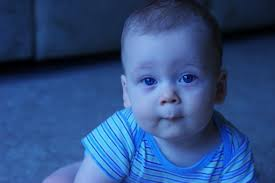
#> input picture lesson_2/homework/child.jpeg, 275 x 183 px
$ jupyter execute --allow-errors Homework.ipynb
#> lines starting #> are read from the running program, lines starting #| are printed output that depends on the picture
# HOMEWORK 2
For this homework you will have to complete and implement the colour balancing for:
* Gray world algorithm
* Scale-by-max algorithm

You are free to use your own images. Experiment with more images and think about the effect each of the algorithms has on the resulting (balanced) image.

### Colour Balancing
In this notebook we will show different type of colour balancing making use of von Kries' hypothesis.

[cell 1]
import cv2
import numpy as np
from matplotlib import pyplot as plt
plt.rcParams['figure.figsize'] = [15, 5]

[cell 2]
img = cv2.imread('../data/sea.jpg')
#> (the rest of this cell did not finish here and is left out)

### White patch
In white patch algorithm we choose a group of pixels we know they should be white. We then scale the resulting image colour channels by this white patch.

[cell 3]
# Define white patch and the coefficients
row, col = 485, 864
#> (the rest of this cell did not finish here and is left out)

### Gray world
This algorithm assumes that a scene, on average, is gray.

[cell 4]
# Load your image
img = cv2.imread('child.jpeg')
#> img is the input picture: shape (183, 275, 3); mean B, G, R 131.8, 78.8, 46.9
img = cv2.cvtColor(img, cv2.COLOR_BGR2RGB)

# Compute the mean values for all three colour channels (red, green, blue)
mean_r = np.mean(img[..., 0])
#> mean_r = 46.91
mean_g = np.mean(img[..., 1])
#> mean_g = 78.79
mean_b = np.mean(img[..., 2])
#> mean_b = 131.8

# Compute the coefficients kr, kg, kb
# Note: there are 3 coefficients to compute but we only have 2 equations.
# Therefore, you have to make an assumption, fix the value of one of the
# coefficients and compute the remining two
# Hint: You can fix the coefficient of the brightest colour channel to 1.
kr = mean_g / mean_r
#> kr = 1.68
kg = 1
kb = mean_g / mean_b
#> kb = 0.598

# Apply color balancing and generate the balanced image
balanced = img.astype(np.float32).copy()
balanced[..., 0] *= kr
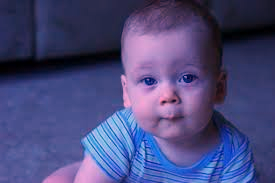
#> balanced: shape (183, 275, 3) float32; mean R, G, B 78.8, 78.8, 131.8; drawn with min black and max white
balanced[..., 1] *= kg
balanced[..., 2] *= kb
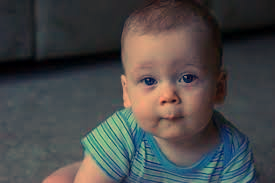
#> balanced: shape (183, 275, 3) float32; mean R, G, B 78.8, 78.8, 78.8; drawn with min black and max white

balanced = np.clip(balanced / balanced.max(), 0, 1)
# Show the original and the balanced image side by side
plt.subplot(121), plt.imshow(img)
plt.subplot(122), plt.imshow(balanced)
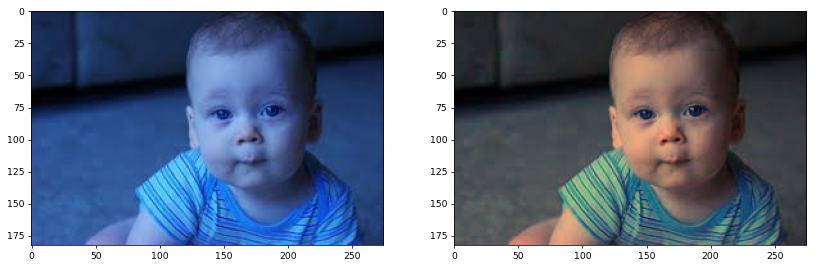
#> figure drawn by matplotlib, 2 panels

### Scale-by-max
This is a straightforward algorithm that scales each colour channel by its maximum value. Note that it is sensitive to noise and saturations.

[cell 5]
# Load your image
img = cv2.imread('child.jpeg')
img = cv2.cvtColor(img, cv2.COLOR_BGR2RGB)

# Compute the maximum values for all three colour channels (red, green, blue)
max_r = np.max(img[..., 0])
#> max_r = 162
max_g = np.max(img[..., 1])
#> max_g = 227
max_b = np.max(img[..., 2])
#> max_b = 255

# Apply scale-by-max balancing and generate the balanced image
balanced = img.astype(np.float32).copy()
balanced[..., 0] /= max_r
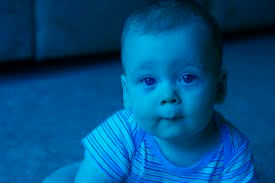
#> balanced: shape (183, 275, 3) float32; mean R, G, B 0.3, 78.8, 131.8
balanced[..., 1] /= max_g
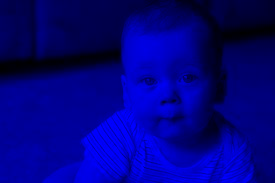
#> balanced: shape (183, 275, 3) float32; mean R, G, B 0.3, 0.3, 131.8
balanced[..., 2] /= max_b
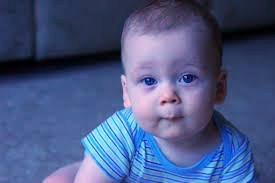
#> balanced: shape (183, 275, 3) float32; mean R, G, B 0.29, 0.347, 0.517
balanced = np.clip(balanced, 0, 1)

plt.subplot(121), plt.imshow(img)
plt.subplot(122), plt.imshow(balanced)
